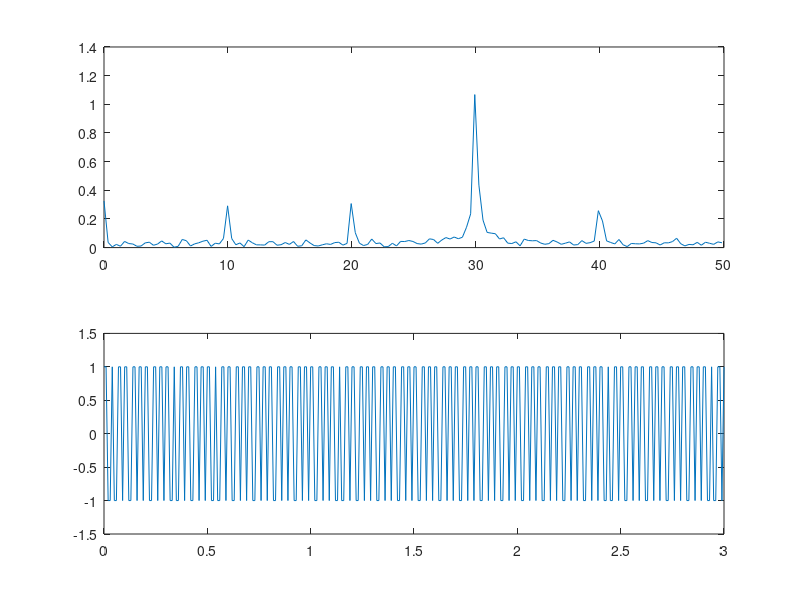

The MATLAB source for this figure:
load Semnal_impulsuri_dreptunghiulare.mat;

N = length(x2);
fe = 1/Te;
X = fft(x2);
Xabs = abs(X)/(N/2);
magX = Xabs(1,1:N/2+1);
f = [0:N/2]*fe/N;
subplot(2,1,1);
plot(f,magX)

xx = ifft(X);
subplot(2,1,2);
plot(t,xx)
